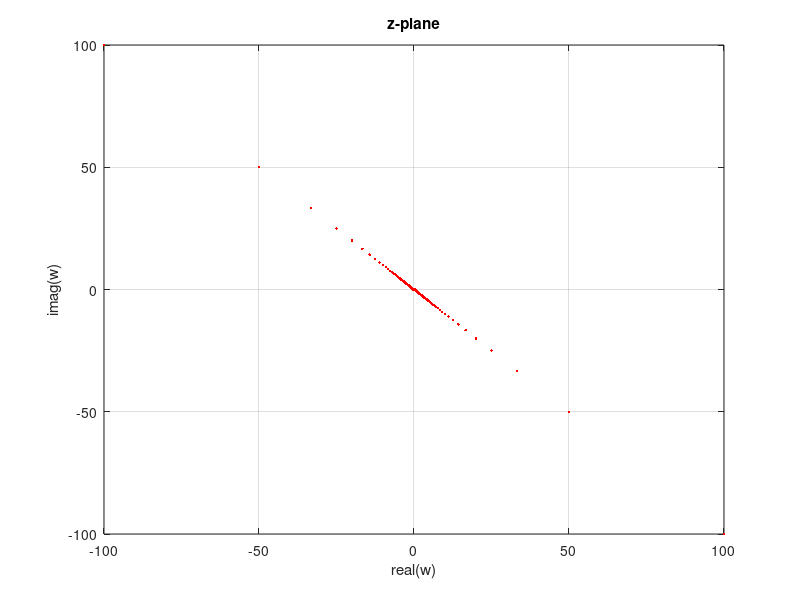

Reproduce this figure in MATLAB.
%Pratap Luitel
%Engs 92
%Assignment 7, Problem 1

T = 0.1;
omega = [-100:.005:100];
sigma = [-100:.005:100];
%s = omega + sigma * 1i; %positive imaginary axis
z = omega + sigma * 1i;
w = 1./(sin(z));



%(a)


figure
axis equal
plot(real(w),imag(w),'r.')
grid on
axis([-100 100 -100 100])
title('z-plane')
xlabel('real(w)')
ylabel('imag(w)')


